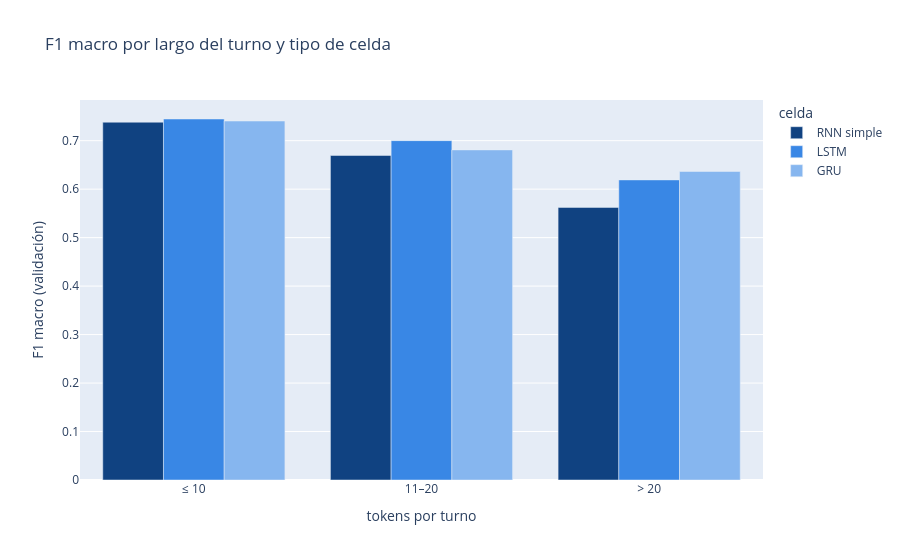

Notebook code for this chart:
### Code cell
# ============================================================
# Gráfico de F1 macro por tramo
# ============================================================
fig = px.bar(tabla_tramos, x="tramo", y="f1_macro", color="celda", barmode="group", color_discrete_sequence=COLORES,
             title="F1 macro por largo del turno y tipo de celda",
             labels={"f1_macro": "F1 macro (validación)", "tramo": "tokens por turno"})
fig.show()

### Figure 1 — Plotly figure (JSON) as saved in the notebook; plotly's stock layout.template omitted (floating-point values rounded to 4 significant figures)
{"data": [{"alignmentgroup": "True", "hovertemplate": "celda=RNN simple<br>tokens por turno=%{x}<br>F1 macro (validación)=%{y}<extra></extra>", "legendgroup": "RNN simple", "marker": {"color": "#104281", "pattern": {"shape": ""}}, "name": "RNN simple", "offsetgroup": "RNN simple", "orientation": "v", "showlegend": true, "textposition": "auto", "x": ["≤ 10", "11–20", "> 20"], "xaxis": "x", "y": [0.7381, 0.6695, 0.5623], "yaxis": "y", "type": "bar"}, {"alignmentgroup": "True", "hovertemplate": "celda=LSTM<br>tokens por turno=%{x}<br>F1 macro (validación)=%{y}<extra></extra>", "legendgroup": "LSTM", "marker": {"color": "#3987E5", "pattern": {"shape": ""}}, "name": "LSTM", "offsetgroup": "LSTM", "orientation": "v", "showlegend": true, "textposition": "auto", "x": ["≤ 10", "11–20", "> 20"], "xaxis": "x", "y": [0.7447, 0.7001, 0.6191], "yaxis": "y", "type": "bar"}, {"alignmentgroup": "True", "hovertemplate": "celda=GRU<br>tokens por turno=%{x}<br>F1 macro (validación)=%{y}<extra></extra>", "legendgroup": "GRU", "marker": {"color": "#86B6EF", "pattern": {"shape": ""}}, "name": "GRU", "offsetgroup": "GRU", "orientation": "v", "showlegend": true, "textposition": "auto", "x": ["≤ 10", "11–20", "> 20"], "xaxis": "x", "y": [0.7405, 0.6809, 0.6364], "yaxis": "y", "type": "bar"}], "layout": {"xaxis": {"anchor": "y", "domain": [0, 1], "title": {"text": "tokens por turno"}}, "yaxis": {"anchor": "x", "domain": [0, 1], "title": {"text": "F1 macro (validación)"}}, "legend": {"title": {"text": "celda"}, "tracegroupgap": 0}, "title": {"text": "F1 macro por largo del turno y tipo de celda"}, "barmode": "group"}}
